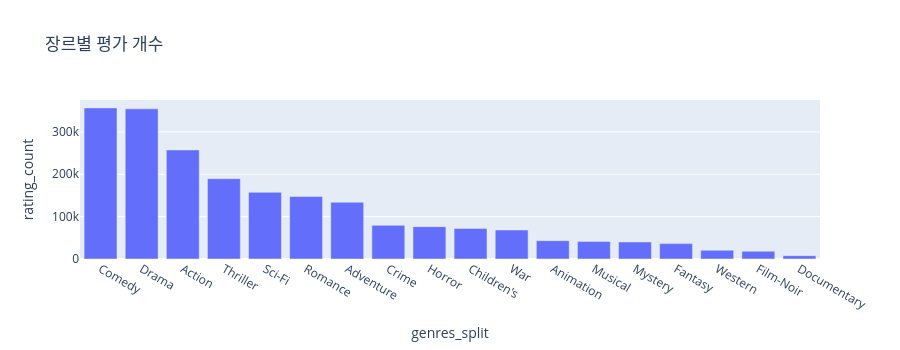

The code cell stored with this chart in its notebook:
### Code cell
# 모든 장르가 거의 비슷한 평점을 가지고 있는 것 같네요. 다만 호러물은 다른 장르에 비해 낮은 평점을 가지고 있습니다.
# 의외로 다큐멘터리가 높은 평점을 가지고 있습니다.
# 과연 다큐멘터리 평점이 신뢰할 수 있는 값일까요?
# 좀 더 살펴보기 위해 장르별로 평가 개수를 확인해 봅시다.

# plotly 버전
px.bar(rating_by_genre_df, x='genres_split', y='rating_count', height=350, title='장르별 평가 개수').update_xaxes(categoryorder="total descending")

### Figure 1 — Plotly figure (JSON) as saved in the notebook; plotly's stock layout.template omitted (floating-point values rounded to 4 significant figures)
{"data": [{"hovertemplate": "genres_split=%{x}<br>rating_count=%{y}<extra></extra>", "legendgroup": "", "marker": {"color": "#636efa", "pattern": {"shape": ""}}, "name": "", "orientation": "v", "showlegend": false, "textposition": "auto", "type": "bar", "x": ["Horror", "Children's", "Fantasy", "Sci-Fi", "Adventure", "Action", "Comedy", "Thriller", "Romance", "Western", "Musical", "Mystery", "Animation", "Crime", "Drama", "War", "Documentary", "Film-Noir"], "xaxis": "x", "y": [76386, 72186, 36301, 157294, 133953, 257457, 356580, 189680, 147523, 20683, 41533, 40178, 43293, 79541, 354529, 68527, 7910, 18261], "yaxis": "y"}], "layout": {"barmode": "relative", "height": 350, "legend": {"tracegroupgap": 0}, "title": {"text": "장르별 평가 개수"}, "xaxis": {"anchor": "y", "categoryorder": "total descending", "domain": [0, 1], "title": {"text": "genres_split"}}, "yaxis": {"anchor": "x", "domain": [0, 1], "title": {"text": "rating_count"}}}}
